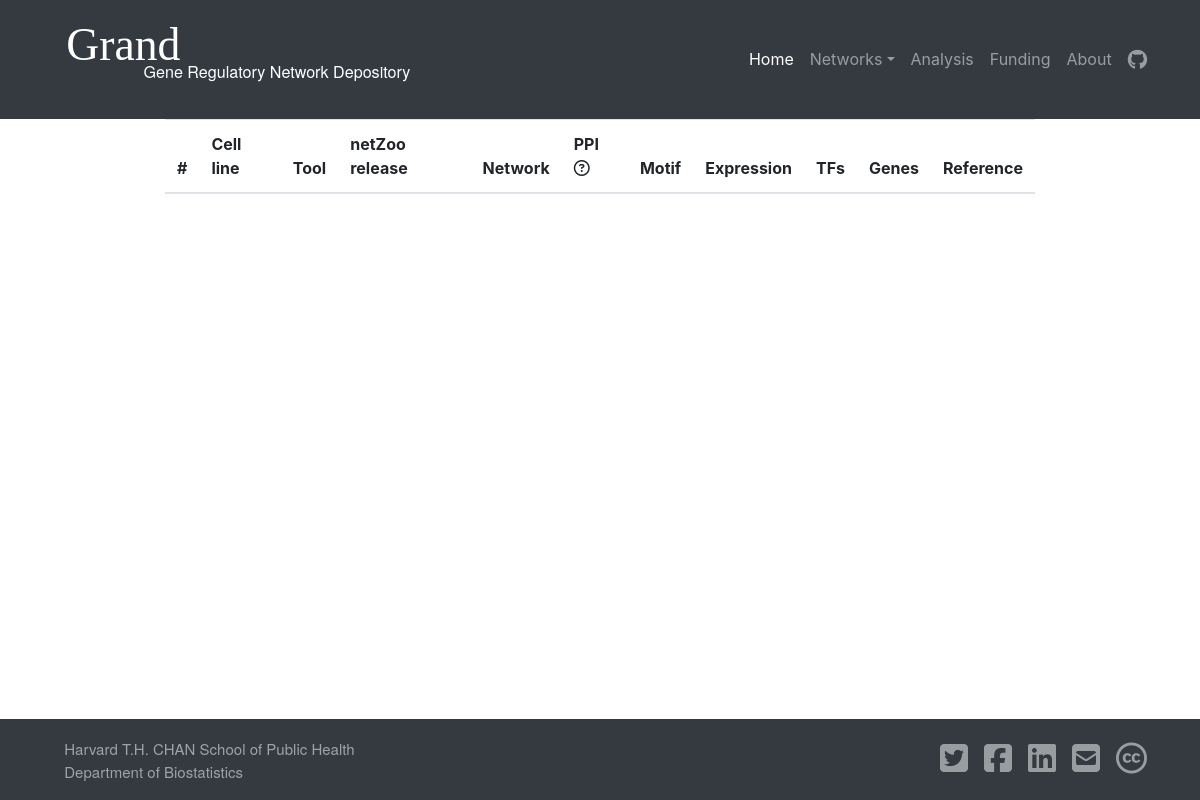
Before: /cell/ with the older database file.
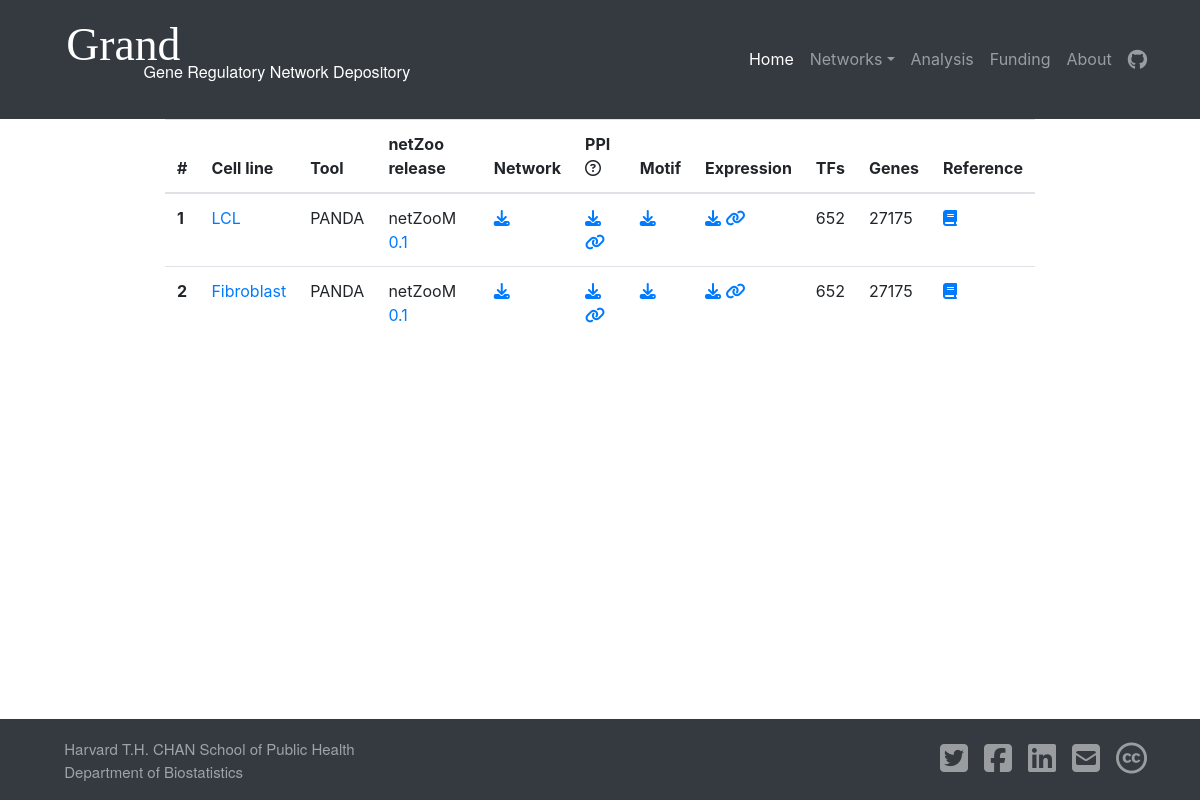
After: the same page with the newer database file.
### grandapp/models.py (models this page shows, shortened)
class Cell(models.Model):
    cellLine  = models.CharField(max_length=200)
    cellLink  = models.URLField(default='#')
    tool      = models.CharField(max_length=200)
    netzoo    = models.CharField(max_length=200)
    netzooLink= models.URLField(max_length=200)
    netzooRel = models.FloatField()
    network   = models.URLField()
    ppi       = models.URLField()
    ppiLink   = models.URLField()
    motif     = models.URLField()
    expression= models.URLField()
    expLink   = models.URLField()
    tfs       = models.IntegerField()
    genes     = models.IntegerField()
    refs      = models.URLField()

### grandapp/views.py (the view)
# urls.py: url(r'^cell/' ,views.cell, name='cell'),
def cell(request):
    cells = Cell.objects.all()
    return render(request, 'cell.html', {'cells': cells})

### grandapp/templates/cell.html (shortened to what this page needs)
{% load static %}
<!DOCTYPE html>
<html lang="en">
<head>
  <link rel="stylesheet" href="{% static 'css/bootstrap.min.css' %}">
</head>
<body>
<nav class="navbar bg-dark navbar-dark navbar-expand-sm">
  <div class="container">
      <a class="navbar-brand m-0" href="/">
          <img src="{% static 'images/logo.svg' %}" style="width: 400px;">
      </a>
      <div class="navbar-nav">
          <a class="nav-item nav-link active" href="/">Home</a>
          <li class="nav-item dropdown">
          <a class="nav-link dropdown-toggle" data-toggle="dropdown" href="index.html">Networks</a>
        </li>
          <a class="nav-item nav-link" href="#">Analysis</a>
          <a class="nav-item nav-link" href="#">Funding</a>
          <a class="nav-item nav-link" href="/about">About</a>
          <a class="nav-item nav-link" href="https://github.com/QuackenbushLab/grand"><i class="fab fa-github fa-lg"></i></a>
      </div>
  </div>
</nav>
<nav class="navbar navbar-dark navbar-expand-sm fixed-bottom bg-dark">
  <div class="container">
      <a class="navbar-brand m-0" href="https://www.hsph.harvard.edu/biostatistics/">
          <img src="{% static 'images/footer-01.svg' %}" style="width: 400px;">
      </a>
      <div class="navbar-nav navbar-expand-sm">
          <a class="nav-item nav-link" href="https://twitter.com/intent/tweet?text=http://hsph.harvard.edu"><i class="fab fa-twitter-square fa-2x"></i></a>
          <a class="nav-item nav-link" href="http://www.facebook.com/sharer/sharer.php?u=http://hsph.harvard.edu"><i class="fab fa-facebook-square fa-2x"></i></a>
          <a class="nav-item nav-link" href="https://www.linkedin.com/sharing/share-offsite/?url=http://hsph.harvard.edu"><i class="fab fa-linkedin fa-2x"></i></a>
          <a class="nav-item nav-link" href="mailto:aa@aa.com"><i class="fas fa-envelope-square fa-2x"></i></a>
          <a class="nav-item nav-link" href="https://creativecommons.org/licenses/by-sa/4.0/"><i class="fab fa-creative-commons fa-2x"></i></a>
      </div>
  </div>
</nav>
    <div class="container col-9">
        <table id="cellstable" class="table table-hover" style="width: 100%">
                <thead>
                  <tr>
                    <th scope="col">#</th>
                    <th scope="col">Cell line</th>
                    <th scope="col">Tool</th>
                    <th scope="col">netZoo release</th>
                    <th scope="col">Network</th>
                    <th scope="col">PPI <i class="far fa-question-circle"
                      data-toggle="popover"
                      data-trigger="hover"
                      data-placement="top"
                      title="Data sources"
                      data-content="Directly download the PPI prior used for the generation of the network and check the link to the original PPI database and its version.">
                    </i></th>
                    <th scope="col">Motif</th>
                    <th scope="col">Expression</th>
                    <th scope="col">TFs</th>
                    <th scope="col">Genes</th>
                    <th scope="col">Reference</th>
                  </tr>
                </thead>
                <tbody>
		 {% for cell in cells %}
		    <tr>
		    <th scope="row">{{ forloop.counter }}</th>
		    <td><a href="{{ cell.cellLink }}">{{ cell.cellLine }}</a></td>
		    <td>{{ cell.tool }}</td>
		    <td>{{ cell.netzoo }} <a href="{{ cell.netzooLink }}">{{ cell.netzooRel }}</a></td>
		    <td><a href="{{ cell.network }}" download><i class="fas fa-download"></i></a></td>
	            <td><a href="{{ cell.ppi }}"><i class="fas fa-download"></i></a> <a href="{{ cell.ppiLink }}"><i class="fas fa-link"></i></a></td>
                    <td><a href="{{ cell.motif }}"><i class="fas fa-download"></i></a></td>
                    <td><a href="{{ cell.expression }}"><i class="fas fa-download"></i></a> <a href="{{ cell.expLink }}"><i class="fas fa-link"></i></a></td>
                    <td>{{ cell.tfs }}</td>
                    <td>{{ cell.genes }}</td>
                    <td><a href="{{ cell.refs }}"><i class="fas fa-book"></i></a></td>
                    </tr>
		 {% endfor %}
                </tbody>
              </table>
</div>
</body>
</html>

Changed rows visible on the page:
added Cell: cellLine "LCL", tool "PANDA", netzoo "netZooM", netzooRel "0.1", tfs "652", genes "27175"
added Cell: cellLine "Fibroblast", tool "PANDA", netzoo "netZooM", netzooRel "0.1", tfs "652", genes "27175"
